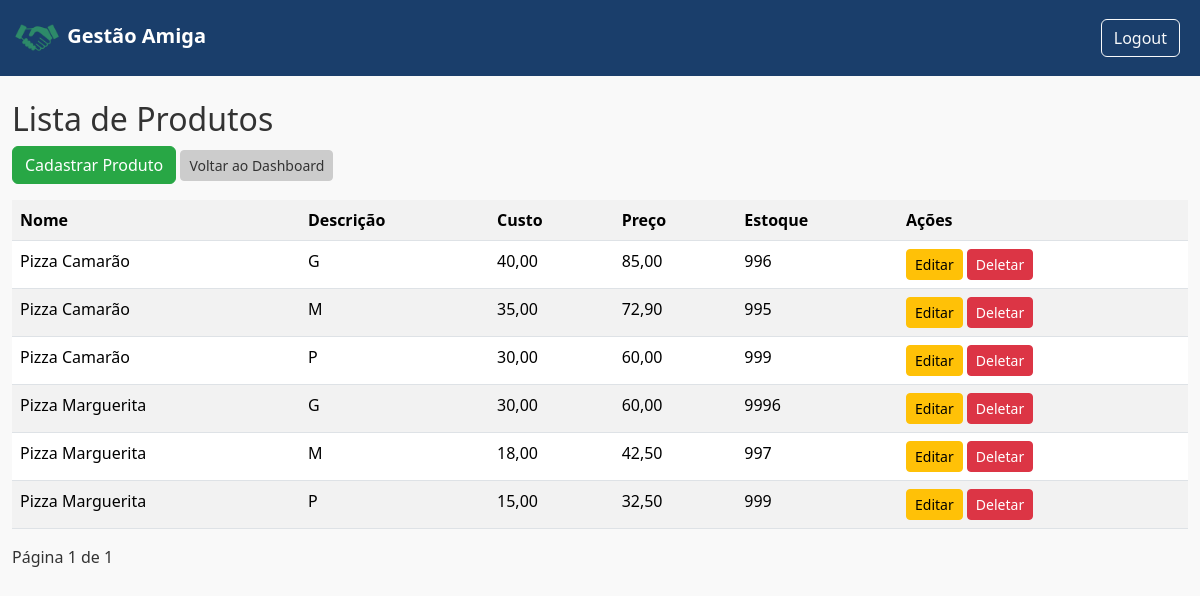
Before: /loja/9/produtos/ (signed in) with the older database file.
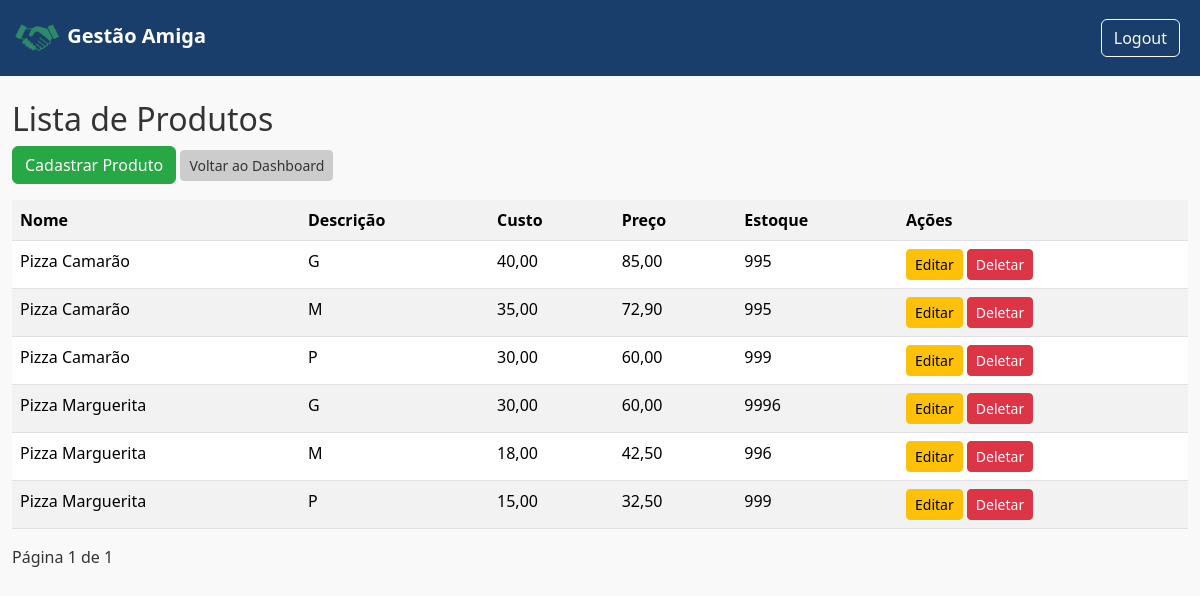
After: the same page with the newer database file.
### gestao/models.py (models this page shows, shortened)
class Produto(models.Model):
    loja = models.ForeignKey(Loja, related_name='produtos', on_delete=models.CASCADE)
    nome = models.CharField(max_length=100)
    descricao = models.CharField(max_length=100, default="---")
    preco_compra = models.DecimalField(max_digits=8, decimal_places=2, default=0)
    preco_venda = models.DecimalField(max_digits=8, decimal_places=2, default=1)
    estoque = models.IntegerField()

### gestao/views.py (the view)
# urls.py: path('loja/<int:loja_id>/produtos/', views.lista_produtos, name="lista_produtos"),
@login_required
def lista_produtos(request, loja_id):
    loja = get_object_or_404(Loja, id=loja_id, dono=request.user)
    produtos = loja.produtos.all().order_by('nome', 'descricao')
    paginator = Paginator(produtos, 10)
    page_number = request.GET.get('page')
    page_obj = paginator.get_page(page_number)
    return render(request, 'produtos/lista_produtos.html', {'loja': loja, 'produtos': page_obj, 'page_obj': page_obj} )

### templates/produtos/lista_produtos.html (shortened to what this page needs)
{% extends 'base.html' %}
{% block content %}
<h2>Lista de Produtos</h2>
<a href="{% url 'cadastro_produto' loja.id %}" class="btn btn-primary">Cadastrar Produto</a>
<a href="{% url 'dashboard_loja' loja.id %}" class="btn btn-secondary btn-sm">Voltar ao Dashboard</a>
<div class="table-responsive mt-3">
    <table class="table table-striped">
        <tr>
            <th style="text-align: left;">Nome</th>
            <th>Descrição</th>
            <th>Custo</th>
            <th>Preço</th>
            <th>Estoque</th>
            <th >Ações</th>
        </tr>
        {% for produto in page_obj %}
        <tr>
            <td style="text-align: left;">{{ produto.nome }}</td>
            <td>{{ produto.descricao }}</td>
            <td>{{ produto.preco_compra }}</td>
            <td>{{ produto.preco_venda }}</td>
            <td>{{ produto.estoque }}</td>
            <td>
                <a href="{% url 'editar_produto' loja.id produto.id %}" class="btn btn-warning btn-sm">Editar</a>
                <a href="{% url 'deletar_produto' loja.id produto.id %}" class="btn btn-danger btn-sm">Deletar</a>
            </td>
        </tr>
        {% empty %}
        <tr><td colspan="4">Nenhum produto cadastrado.</td></tr>
        {% endfor %}
    </table>
</div>
<div class="pagination">
    <span>Página {{ page_obj.number }} de {{ page_obj.paginator.num_pages }}</span>
</div>
{% endblock %}

Changed rows visible on the page:
changed Produto (number 1 of 6 on the later page): estoque "996" → "995"
changed Produto (number 5 of 6 on the later page): estoque "997" → "996"
